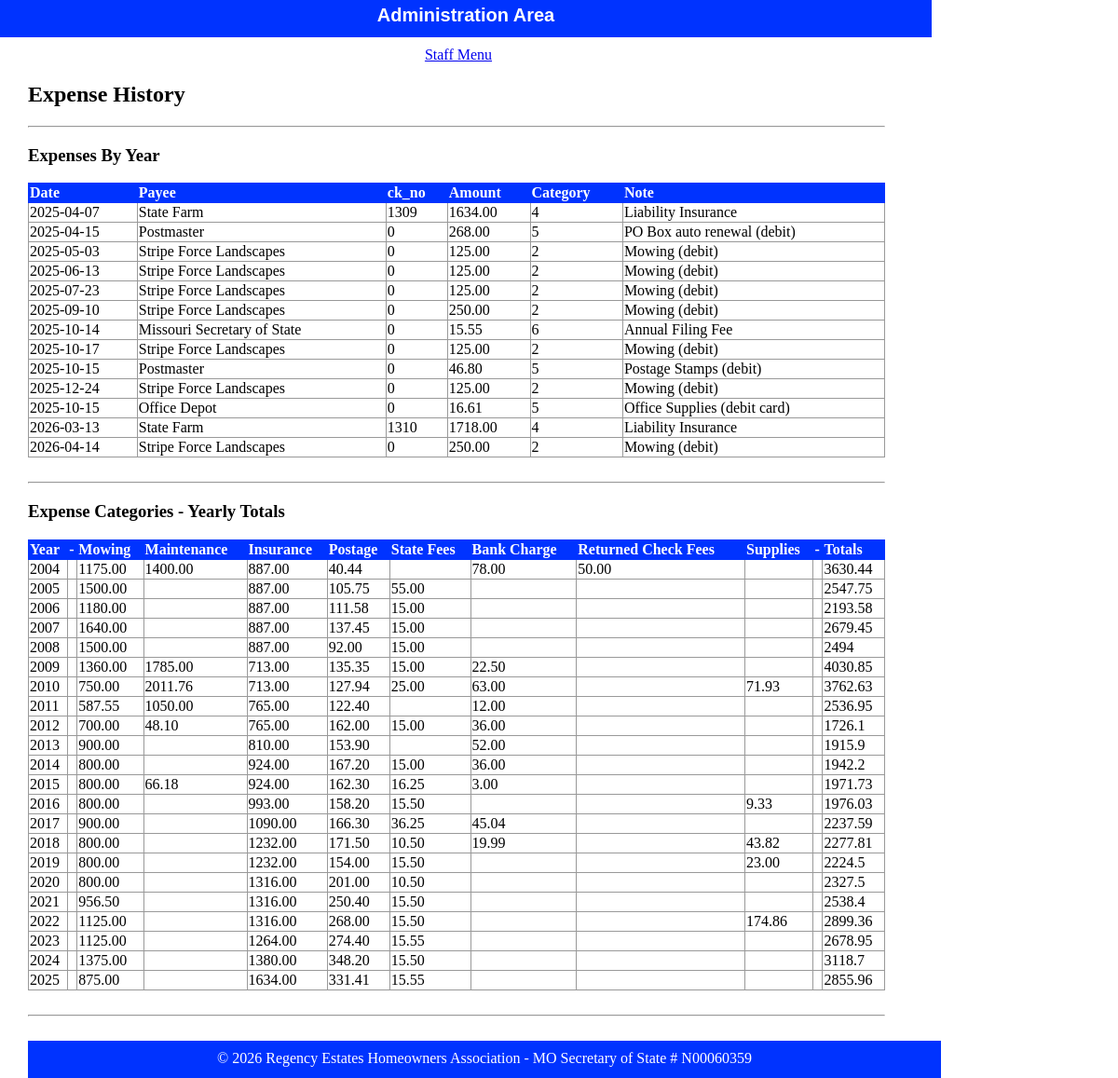
Page /html/public/staff/expenses/index.php on the committed database.
### tables this page shows
CREATE TABLE `expense` (
  `id` int(11) NOT NULL AUTO_INCREMENT,
  `fk_cat_id` int(11) DEFAULT NULL,
  `dt` date DEFAULT NULL,
  `ck_no` int(11) DEFAULT NULL,
  `payee` varchar(50) DEFAULT NULL,
  `amount` decimal(10,2) DEFAULT NULL,
  `note` varchar(50) DEFAULT NULL,
  PRIMARY KEY (`id`),
  KEY `fk_cat_id` (`fk_cat_id`),
  CONSTRAINT `expense_ibfk_1` FOREIGN KEY (`fk_cat_id`) REFERENCES `category` (`id`)
);

### html/private/functions.php (called while the page is built, shortened)
<?php
function url_for($script_path)
{
    if ($script_path[0] != '/')
    {
        $script_path = "/" . $script_path;
    }
    return WWW_ROOT . $script_path;
}
function htmlsc($string = "")
{
    return htmlspecialchars($string);
}
?>

### html/private/expense_functions.php (called while the page is built, shortened)
<?php
  function find_all_expenses($year) {
    global $db;
    $sql = "SELECT * FROM expense WHERE dt > " . "'" . $year . "-01-01' ";
    $result = mysqli_query($db, $sql);
    return $result;
  }
  function find_expense_sum($year, $category) {
      global $db;
      $sql = "SELECT SUM(amount) as sum FROM expense WHERE dt >= ";
      $sql .= "'" . $year . "-01-01' ";
      $sql .= "AND dt <= ";
      $sql .= "'" . $year . "-12-31' ";
      $sql .= "AND fk_cat_id = " . $category . ";";
      $result = mysqli_query($db, $sql);
      return $result;
  }
?>

### html/public/staff/expenses/index.php (the view, shortened to what this page needs)
<?php $expense_set = find_all_expenses('2025');  ?>
<?php include(SHARED_PATH . '/header.php'); ?>
    <div id="content">
        <div id="regency-menu">
            <h2>Expense History</h2>
            <hr />
            <h3>Expenses By Year</h3>
            <table class="list">
                <tr>
                    <th>Date</th>
                    <th>Payee</th>
                    <th>ck_no</th>
                    <th>Amount</th>
                    <th>Category</th>
                    <th>Note</th>
                </tr>
                <?php while($expense_row = mysqli_fetch_assoc($expense_set)) { ?>
                    <tr>
                        <td><?php echo htmlsc($expense_row['dt']); ?></td>
                        <td><?php echo htmlsc($expense_row['payee']); ?></td>
                        <td><?php echo htmlsc($expense_row['ck_no']); ?></td>
                        <td><?php echo htmlsc($expense_row['amount']); ?></td>
                        <td><?php echo htmlsc($expense_row['fk_cat_id']); ?></td>
                        <td><?php echo htmlsc($expense_row['note']); ?></td>
                    </tr>
                <?php } ?>
            </table>
            <br /><hr />
            <h3>Expense Categories - Yearly Totals</h3>
            <table class="list">
                <tr>
                    <th>Year</th>
                    <th>-</th>
                    <th>Mowing</th>
                    <th>Maintenance</th>
                    <th>Insurance</th>
                    <th>Postage</th>
                    <th>State Fees</th>
                    <th>Bank Charge</th>
                    <th>Returned Check Fees</th>
                    <th>Supplies</th>
                    <th>-</th>
                    <th>Totals</th>
                </tr>
                <?php
                $start_year = 2004;
                $latest_year = 2025;
                ?>
                <?php for ($year_index = $start_year; $year_index <= $latest_year; $year_index++) { ?>
                    <tr>
                        <?php $yearly_total = 0.00; ?>
                        <td>
                            <?php echo htmlsc($year_index); ?>
                        </td>
                        <td></td>
                        <?php
                        $sum_result = find_expense_sum($year_index, '2');
                        $cell_value = mysqli_fetch_assoc($sum_result);
                        $yearly_total = $yearly_total + $cell_value['sum'];
                        ?>
                        <td><?php echo htmlsc($cell_value['sum']); ?></td>
                        <?php
                        $sum_result = find_expense_sum($year_index, '3');
                        $cell_value = mysqli_fetch_assoc($sum_result);
                        $yearly_total = $yearly_total + $cell_value['sum'];
                        ?>
                        <td><?php echo htmlsc($cell_value['sum']); ?></td>
                        <?php
                        $sum_result = find_expense_sum($year_index, '4');
                        $cell_value = mysqli_fetch_assoc($sum_result);
                        $yearly_total = $yearly_total + $cell_value['sum'];
                        ?>
                        <td><?php echo htmlsc($cell_value['sum']); ?></td>
                        <?php
                        $sum_result = find_expense_sum($year_index, '5');
                        $cell_value = mysqli_fetch_assoc($sum_result);
                        $yearly_total = $yearly_total + $cell_value['sum'];
                        ?>
                        <td><?php echo htmlsc($cell_value['sum']); ?></td>
                        <?php
                        $sum_result = find_expense_sum($year_index, '6');
                        $cell_value = mysqli_fetch_assoc($sum_result);
                        $yearly_total = $yearly_total + $cell_value['sum'];
                        ?>
                        <td><?php echo htmlsc($cell_value['sum']); ?></td>
                        <?php
                        $sum_result = find_expense_sum($year_index, '7');
                        $cell_value = mysqli_fetch_assoc($sum_result);
                        $yearly_total = $yearly_total + $cell_value['sum'];
                        ?>
                        <td><?php echo htmlsc($cell_value['sum']); ?></td>
                        <?php
                        $sum_result = find_expense_sum($year_index, '8');
                        $cell_value = mysqli_fetch_assoc($sum_result);
                        $yearly_total = $yearly_total + $cell_value['sum'];
                        ?>
                        <td><?php echo htmlsc($cell_value['sum']); ?></td>
                        <?php
                        $sum_result = find_expense_sum($year_index, '9');
                        $cell_value = mysqli_fetch_assoc($sum_result);
                        $yearly_total = $yearly_total + $cell_value['sum'];
                        ?>
                        <td><?php echo htmlsc($cell_value['sum']); ?></td>
                        <td></td>
                        <td><?php echo $yearly_total; ?></td>
                    <?php } ?>
            </table>
            <br /><hr /><br />
    </div>
<?php include(SHARED_PATH . '/footer.php'); ?>

### html/private/shared/header.php (shortened to what this page needs)
<!doctype html>
<html lang="en">
	<head>
		<link rel="stylesheet" media="all" href="<?php echo url_for('stylesheets/staff.css'); ?>" />
	</head>
	<body>
		<header>
			<h1>Administration Area</h1>
		</header>
		<navigation>
			<ul>
				<li>
					<a href="<?php echo url_for('/staff/index.php'); ?>">Staff Menu</a>
				</li>
			</ul>
		</navigation>

### html/private/shared/footer.php (shortened to what this page needs)
<footer>
	&copy; <?php echo date('Y'); ?> Regency Estates Homeowners Association - MO Secretary of State # N00060359
</footer>
</body>
</html>

### html/public/stylesheets/staff.css (style rules this page uses)
html { height: 100%; width: 100%; }
body { height: 1000px; width: 100%; margin: 0; padding: 0; }
header { width: 1000px; height: 40px; margin: 0 0 10px 0; padding: 0; background: #0033FF; color: white; }
header h1 { margin: 0; padding: 5px; font-size: 20px; font-family: Verdana, Arial, Helvetica, sans-serif; text-align: center; }
navigation { width: 1000px; margin: 0; padding: 0; text-align: center; }
navigation ul { width: 1000px; list-style: none; padding: 0; margin: 0; }
navigation ul li { display: inline; margin-right: 1em; }
#content { width: 920px; min-height: 500px; padding: 0 30px; }
footer { width: 940px; height: 20px; margin: 0 0 10px 0; padding: 10px 20px; background: #0033FF; color: white; text-align: center; }
table { border-collapse: collapse; vertical-align: top; }
table.list { width: 100%; }
table.list tr td { border: 1px solid #999999; }
table.list tr th { border: 1px solid #0033FF; background: #0033FF; color: white; text-align: left; }

### rows in the picture
expense: dt "2025-04-07", payee "State Farm", ck_no "1309", amount "1634.00", fk_cat "4", note "Liability Insurance"
expense: dt "2025-04-15", payee "Postmaster", ck_no "0", amount "268.00", fk_cat "5", note "PO Box auto renewal (debit)"
expense: dt "2025-05-03", payee "Stripe Force Landscapes", ck_no "0", amount "125.00", fk_cat "2", note "Mowing (debit)"
expense: dt "2025-06-13", payee "Stripe Force Landscapes", ck_no "0", amount "125.00", fk_cat "2", note "Mowing (debit)"
expense: dt "2025-07-23", payee "Stripe Force Landscapes", ck_no "0", amount "125.00", fk_cat "2", note "Mowing (debit)"
expense: dt "2025-09-10", payee "Stripe Force Landscapes", ck_no "0", amount "250.00", fk_cat "2", note "Mowing (debit)"
expense: dt "2025-10-14", payee "Missouri Secretary of State", ck_no "0", amount "15.55", fk_cat "6", note "Annual Filing Fee"
expense: dt "2025-10-17", payee "Stripe Force Landscapes", ck_no "0", amount "125.00", fk_cat "2", note "Mowing (debit)"
expense: dt "2025-10-15", payee "Postmaster", ck_no "0", amount "46.80", fk_cat "5", note "Postage Stamps (debit)"
expense: dt "2025-12-24", payee "Stripe Force Landscapes", ck_no "0", amount "125.00", fk_cat "2", note "Mowing (debit)"
expense: dt "2025-10-15", payee "Office Depot", ck_no "0", amount "16.61", fk_cat "5", note "Office Supplies (debit card)"
expense: dt "2026-03-13", payee "State Farm", ck_no "1310", amount "1718.00", fk_cat "4", note "Liability Insurance"
expense: dt "2026-04-14", payee "Stripe Force Landscapes", ck_no "0", amount "250.00", fk_cat "2", note "Mowing (debit)"

### other values in the picture
htmlsc($year_index) "2004"
htmlsc($cell_value['sum']) "1175.00"
htmlsc($cell_value['sum']) "1400.00"
htmlsc($cell_value['sum']) "887.00"
htmlsc($cell_value['sum']) "40.44"
htmlsc($cell_value['sum']) "78.00"
htmlsc($cell_value['sum']) "50.00"
$yearly_total "3630.44"
htmlsc($year_index) "2005"
htmlsc($cell_value['sum']) "1500.00"
htmlsc($cell_value['sum']) "105.75"
htmlsc($cell_value['sum']) "55.00"
$yearly_total "2547.75"
htmlsc($year_index) "2006"
htmlsc($cell_value['sum']) "1180.00"
